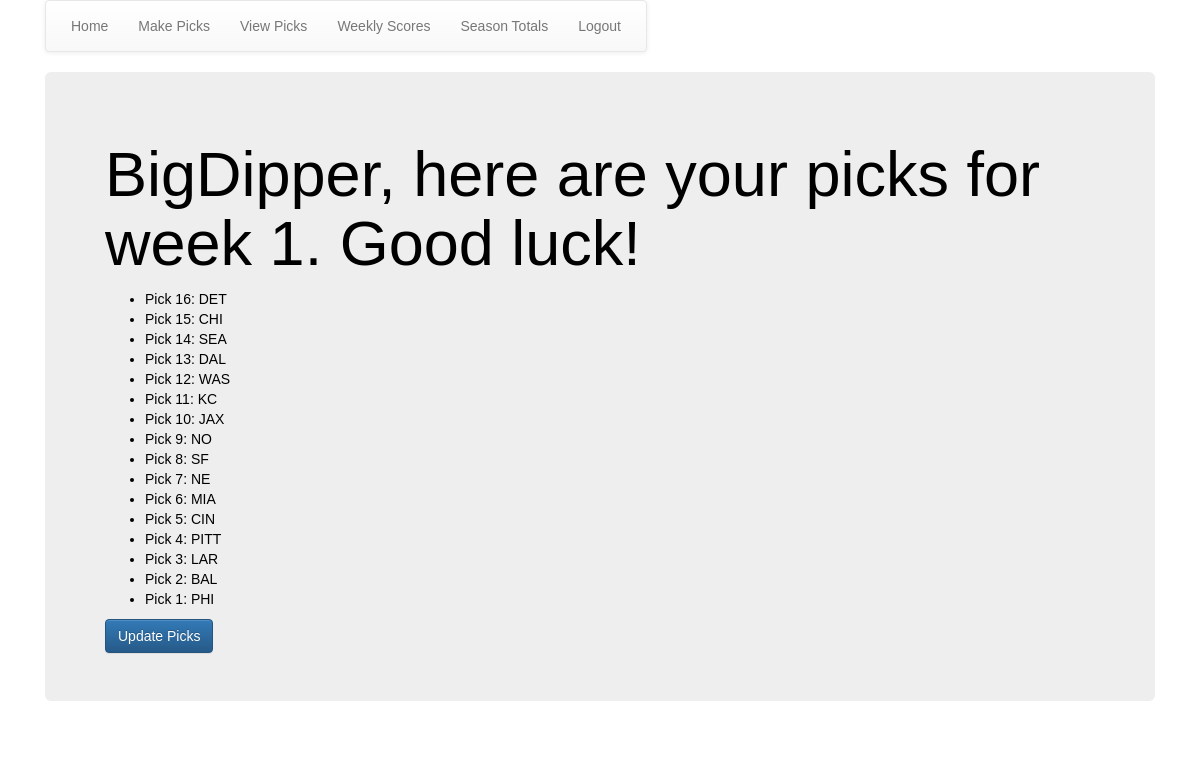
Screenshot of /fb_app/picks_list/ (signed in) with the database file from the repository.
### fb_app/models.py (models this page shows, shortened)
class Week(models.Model):
    season = models.CharField(max_length=30)
    week = models.PositiveIntegerField()
    game_cnt = models.PositiveIntegerField()
    current = models.BooleanField(default=False)

class Picks(models.Model):
    week = models.ForeignKey(Week,on_delete=models.CASCADE, db_index=True)
    player  = models.ForeignKey(Player,on_delete=models.CASCADE,related_name="picks", db_index=True)
    pick_num = models.PositiveIntegerField()
    team = models.ForeignKey(Teams, on_delete=models.CASCADE, related_name="picksteam")
    class Meta:
        index_together = ['week', 'player']

class Teams(models.Model):
    mike_abbr = models.CharField(max_length=4, null=True)
    nfl_abbr = models.CharField(max_length=4, null=True)
    long_name = models.CharField(max_length=30, null=True)
    typo_name = models.CharField(max_length=30,null=True, blank=True)
    typo_name1 = models.CharField(max_length=30,null=True, blank=True)
    wins = models.PositiveIntegerField(default=0)
    losses = models.PositiveIntegerField(default=0)
    class Meta:
        ordering = ('nfl_abbr',)

### fb_app/views.py (the view)
class PicksListView(LoginRequiredMixin,ListView):
    login_url = '/fb_app/user_login/'
    redirect_field_name = 'fb_app/pick_list.html'
    model = Picks
    def get_queryset(self):
        print ('in queryset' + str(self.request.user))
        user = User.objects.get(username=self.request.user)
        player = Player.objects.get(name=user)
        return Picks.objects.filter(player=player, week__current=True).order_by('-pick_num')
    def get_context_data(self,**kwargs):
        context = super(PicksListView, self).get_context_data(**kwargs)
        context.update({
        'week': Week.objects.get(current=True),
        'picks_list': self.get_queryset(),
        })
        return context

### fb_app/templates/fb_app/picks_list.html
{%extends "fb_app/base.html"%}
{%load staticfiles%}
{%load mathfilters%}
{%block body_block%}
  <div class="jumbotron">
    <h1>{{user.get_username}}, here are your picks for week {{week.week}}.  Good luck!</h1>
      <ul>
        {% for pick in picks_list%}
        <li>Pick {{pick.pick_num}}:    {{pick.team.mike_abbr}}</li>
        {%endfor%}
      </ul>
      <a href="{% url 'fb_app:games_list' %}"> <button class="btn btn-primary">Update Picks</button></a>
  </div>
{%endblock%}

### static/fb_app/css/my_style.css (style rules this page uses)
body { font-family: Arial; color: black; height: 100%; }
* { box-sizing: border-box; }

### rows the page displays
Week: week "1"
Picks: pick_num "16", team.mike_abbr "DET"
Picks: pick_num "15", team.mike_abbr "CHI"
Picks: pick_num "14", team.mike_abbr "SEA"
Picks: pick_num "13", team.mike_abbr "DAL"
Picks: pick_num "12", team.mike_abbr "WAS"
Picks: pick_num "11", team.mike_abbr "KC"
Picks: pick_num "10", team.mike_abbr "JAX"
Picks: pick_num "9", team.mike_abbr "NO"
Picks: pick_num "8", team.mike_abbr "SF"
Picks: pick_num "7", team.mike_abbr "NE"
Picks: pick_num "6", team.mike_abbr "MIA"
Picks: pick_num "5", team.mike_abbr "CIN"
Picks: pick_num "4", team.mike_abbr "PITT"
Picks: pick_num "3", team.mike_abbr "LAR"
Picks: pick_num "2", team.mike_abbr "BAL"
Picks: pick_num "1", team.mike_abbr "PHI"

### other values shown
{{ user.get_username }} "BigDipper"
